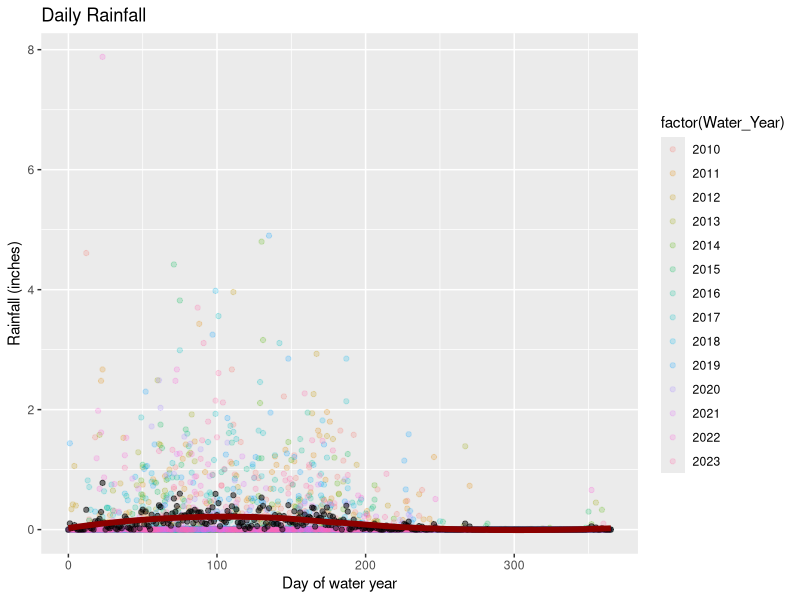

Source code (R): (Note: this script raises an error after producing the figure.)
# rainfall calculations that are helpful for EDA but not part of data prep or analysis
# main goal is to chow high correlations between corte madera data and muir woods/half moon bay data

library(tidyverse)
library(dplyr)
library(here)
library(lubridate)
library(readxl)

setwd(here::here("code"))

### ~~~ *** DAILY RAINFALL EDA GRAPHS *** ~~~ ###
rainfall_daily_long <- read_csv(here::here("data", "cm_daily_rain.csv")) %>% 
  pivot_longer(cols = starts_with("day_"), names_to = "day_of_year", values_to =  "rainfall") %>% 
  mutate(day_of_year = as.numeric(gsub("day_", "", day_of_year))) %>% 
  filter(Water_Year > 2009, Water_Year < 2024)

rainfall_cum_long <- rainfall_daily_long %>% 
  group_by(Water_Year) %>% 
  mutate(cum_rain = cumsum(rainfall))

# plot: day of water year vs. daily rainfall
ggplot(data = rainfall_daily_long, aes(x = day_of_year, y = rainfall, color = factor(Water_Year))) + 
  geom_point(alpha = 0.2) + 
  stat_summary(fun = "mean", geom = "point",color = "black", alpha = 0.5) +
  geom_smooth(method = "loess", color = "red4", se = FALSE, size = 2) +
  labs(title = "Daily Rainfall", x = "Day of water year", y = "Rainfall (inches)")

merged_df_new <- left_join(eggTiming_new, rainfall_cum_long, by = "Water_Year")
merged_df_new <- merged_df_new 

ggplot(data = merged_df_new, aes(x = day_of_year, y = cum_rain)) + 
  geom_line()+facet_wrap(~Water_Year)+
  geom_vline(aes(xintercept = merged_df_new$firstEgg),color = "darkolivegreen3")+
  geom_vline(aes(xintercept = merged_df_new$lastEgg), color = "cornflowerblue")


# plot: day of water year vs. cumulative rainfall
ggplot(data = rainfall_cum_long, aes(x = day_of_year, y = cum_rain, color = factor(Water_Year))) + 
  geom_line() + 
  stat_summary(fun = "mean",geom = "line",color = "black", size = 2) +
  labs(title = "Cumulative Rainfall", x = "Day of water year", y = "Cumulative Rainfall (inches)")

merged_df <- left_join(eggTiming_new, rainfall_daily_long, by = "Water_Year")
merged_df

# plot: facet wrap by year vs. daily rainfall
ggplot(data = merged_df, aes(x = day_of_year, y = rainfall)) + 
  geom_point(alpha = 0.1) + geom_smooth(method = "loess", color = "red4", se = FALSE, size = 1.5) +
  scale_y_continuous(trans = "log10")+
  geom_vline(aes(xintercept = merged_df$firstEgg),color = "darkolivegreen3")+
  geom_vline(aes(xintercept = merged_df$lastEgg), color = "cornflowerblue")+
  facet_wrap(~Water_Year)

### ~~~ *** COMPARING YEARLY RAIN ACROSS LOCATIONS *** ~~~ ###

# reading in corte madera data
cm_rain<- read_csv(here::here("data", "cm_yearly_rain.csv"))

# reading in half moon bay data
hmb_rain <- read_csv(here::here("data", "hmb_rain.csv")) %>% 
  select("DATE", "PRCP") %>% 
  mutate(DATE = trimws(DATE), DATE = ym(DATE)) %>% 
  rename(monthly_rain = PRCP, date = DATE) %>% 
  mutate(
    beginningWY = case_when(
      month(date) > 9 ~ floor_date(date, unit = "year") + months(9),
      TRUE ~ floor_date(date, unit = "year") - months(3) # gets the beginning of the water year for each date 
    ),
    Water_Year = as.numeric(year(beginningWY)) + 1) %>% 
  select(-beginningWY) %>% 
  mutate(month = format(date, "%b")) %>% 
  group_by(Water_Year) %>% 
  summarise(yearly_rain = sum(monthly_rain))

# reading in muir woods data
muwo_rain <- read_excel(here::here("data", "muwo_rain.xlsx")) %>% 
  mutate(Oct = as.double(Oct), Nov = as.double(Nov), Dec = as.double(Dec), Jan = as.double(Jan), Feb = as.double(Feb), 
         Mar = as.double(Mar), Apr = as.double(Apr), May = as.double(May), Jun = as.double(Jun), Jul = as.double(Jul), 
         Aug = as.double(Aug), Sep = as.double(Sep), yearly_rain = TOTALS) %>% 
  select(Water_Year, yearly_rain)

# for yearly rain -- all locations

rain_to_compare_wide <- cm_rain %>% 
  left_join(muwo_rain, by = c("Water_Year"), suffix = c("_cm", "_muwo")) %>% 
  left_join(hmb_rain, by = c("Water_Year"), suffix = c("", "_hmb")) %>% 
  rename(half_moon_bay = yearly_rain, corte_madera = yearly_rain_cm, muir_woods = yearly_rain_muwo)

# rain_to_compare_wide <- merge(merge(cm_rain, muwo_rain, all = TRUE), hmb_rain, all = TRUE) %>% 
#   select(Water_Year, yearly_rain, TOTALS, yearly_rain) %>% 
#   rename(corte_madera = yearly_rain_cortemadera, muir_woods = TOTALS, half_moon_bay = yearly_rain_halfmoonbay) %>% 
#   filter(Water_Year > 1998, Water_Year < 2022)

rain_to_compare <- rain_to_compare_wide %>% pivot_longer(cols = 2:5, names_to = "location", values_to = "rainfall")

rain_to_compare_after_missing_data <- rain_to_compare_wide %>% 
  filter(Water_Year > 2003) %>% 
  select(-yearly_rain_lag)

# plot rainfall by location
ggplot(data = rain_to_compare, aes(x = Water_Year, y = rainfall, color = location)) + geom_line()

# plot corte madera on x axis, muir woods on y axis, geom_smooth
ggplot(data = rain_to_compare_wide, aes(x = corte_madera, y= muir_woods)) + geom_smooth(method = "lm") + geom_point()

# plot corte madera on x axis, half moon bay on Y axis, geom_smooth
ggplot(data = rain_to_compare_wide, aes(x = corte_madera, y= half_moon_bay)) + geom_smooth(method = "lm") + geom_point()

# calculating correlation coefficient
model_rain = lm (rainfall ~ location, data = rain_to_compare)
summary(model_rain)

ggscatter(rain_to_compare_wide, x = "corte_madera", y = "muir_woods",
          add = "reg.line",cor.coef=TRUE,coor.method=" ",color = "orange")

summary(lm(corte_madera ~ muir_woods, data = rain_to_compare_after_missing_data))

summary(lm(half_moon_bay ~ corte_madera, data = rain_to_compare_after_missing_data))

cor(rain_to_compare_after_missing_data$corte_madera, rain_to_compare_after_missing_data$half_moon_bay)
